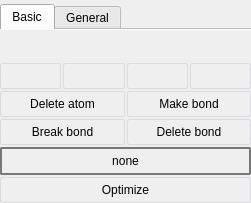
<?xml version="1.0" encoding="UTF-8"?>
<ui version="4.0">
 <class>BuildWorkPanel</class>
 <widget class="QWidget" name="BuildWorkPanel">
  <property name="geometry">
   <rect>
    <x>0</x>
    <y>0</y>
    <width>251</width>
    <height>203</height>
   </rect>
  </property>
  <property name="sizePolicy">
   <sizepolicy hsizetype="Preferred" vsizetype="Preferred">
    <horstretch>0</horstretch>
    <verstretch>0</verstretch>
   </sizepolicy>
  </property>
  <property name="windowTitle">
   <string>Build panel</string>
  </property>
  <property name="windowIcon">
   <iconset>
    <normaloff>:/images/StandardWP/build.png</normaloff>:/images/StandardWP/build.png</iconset>
  </property>
  <property name="whatsThis">
   <string/>
  </property>
  <property name="styleSheet">
   <string notr="true"> QPushButton {
     border: 1px solid #dadbde;
     background-color: qlineargradient(x1: 0, y1: 0, x2: 0, y2: 1,
                                       stop: 0 #dadbde, stop: 1 #f6f7fa);
     border-radius: 2px;
     min-width: 34px;
     min-height: 24px;
 }

 QPushButton:checked {
     border: 2px solid #777777;
 }</string>
  </property>
  <layout class="QGridLayout" name="gridLayout_2">
   <property name="leftMargin">
    <number>0</number>
   </property>
   <property name="topMargin">
    <number>4</number>
   </property>
   <property name="rightMargin">
    <number>0</number>
   </property>
   <property name="bottomMargin">
    <number>0</number>
   </property>
   <property name="spacing">
    <number>2</number>
   </property>
   <item row="1" column="0" colspan="2">
    <widget class="QFrame" name="frame">
     <property name="sizePolicy">
      <sizepolicy hsizetype="Preferred" vsizetype="Fixed">
       <horstretch>10</horstretch>
       <verstretch>0</verstretch>
      </sizepolicy>
     </property>
     <property name="frameShape">
      <enum>QFrame::NoFrame</enum>
     </property>
     <property name="frameShadow">
      <enum>QFrame::Raised</enum>
     </property>
     <layout class="QHBoxLayout">
      <property name="spacing">
       <number>2</number>
      </property>
      <property name="margin">
       <number>0</number>
      </property>
      <item>
       <widget class="QPushButton" name="order_1_0_PB">
        <property name="sizePolicy">
         <sizepolicy hsizetype="Minimum" vsizetype="Fixed">
          <horstretch>0</horstretch>
          <verstretch>0</verstretch>
         </sizepolicy>
        </property>
        <property name="focusPolicy">
         <enum>Qt::NoFocus</enum>
        </property>
        <property name="toolTip">
         <string comment="tooltipcomment">Single bond</string>
        </property>
        <property name="statusTip">
         <string comment="ststustipcomment"/>
        </property>
        <property name="whatsThis">
         <string comment="whatsthiscomment"/>
        </property>
        <property name="accessibleName">
         <string comment="ass name comment"/>
        </property>
        <property name="accessibleDescription">
         <string comment="assessible description comment"/>
        </property>
        <property name="text">
         <string/>
        </property>
        <property name="icon">
         <iconset>
          <normaloff>:/images/StandardWP/BuildWorkPanel/bond_1_0.png</normaloff>:/images/StandardWP/BuildWorkPanel/bond_1_0.png</iconset>
        </property>
        <property name="iconSize">
         <size>
          <width>37</width>
          <height>15</height>
         </size>
        </property>
        <property name="checkable">
         <bool>true</bool>
        </property>
        <property name="checked">
         <bool>false</bool>
        </property>
        <property name="autoExclusive">
         <bool>false</bool>
        </property>
        <property name="flat">
         <bool>true</bool>
        </property>
       </widget>
      </item>
      <item>
       <widget class="QPushButton" name="order_1_5_PB">
        <property name="sizePolicy">
         <sizepolicy hsizetype="Minimum" vsizetype="Fixed">
          <horstretch>0</horstretch>
          <verstretch>0</verstretch>
         </sizepolicy>
        </property>
        <property name="focusPolicy">
         <enum>Qt::NoFocus</enum>
        </property>
        <property name="text">
         <string/>
        </property>
        <property name="icon">
         <iconset>
          <normaloff>:/images/StandardWP/BuildWorkPanel/bond_1_5.png</normaloff>:/images/StandardWP/BuildWorkPanel/bond_1_5.png</iconset>
        </property>
        <property name="iconSize">
         <size>
          <width>37</width>
          <height>15</height>
         </size>
        </property>
        <property name="checkable">
         <bool>true</bool>
        </property>
        <property name="checked">
         <bool>false</bool>
        </property>
        <property name="autoExclusive">
         <bool>false</bool>
        </property>
        <property name="flat">
         <bool>true</bool>
        </property>
       </widget>
      </item>
      <item>
       <widget class="QPushButton" name="order_2_0_PB">
        <property name="sizePolicy">
         <sizepolicy hsizetype="Minimum" vsizetype="Fixed">
          <horstretch>0</horstretch>
          <verstretch>0</verstretch>
         </sizepolicy>
        </property>
        <property name="focusPolicy">
         <enum>Qt::NoFocus</enum>
        </property>
        <property name="toolTip">
         <string>Double bond</string>
        </property>
        <property name="text">
         <string/>
        </property>
        <property name="icon">
         <iconset>
          <normaloff>:/images/StandardWP/BuildWorkPanel/bond_2_0.png</normaloff>:/images/StandardWP/BuildWorkPanel/bond_2_0.png</iconset>
        </property>
        <property name="iconSize">
         <size>
          <width>37</width>
          <height>15</height>
         </size>
        </property>
        <property name="checkable">
         <bool>true</bool>
        </property>
        <property name="checked">
         <bool>false</bool>
        </property>
        <property name="autoExclusive">
         <bool>false</bool>
        </property>
        <property name="flat">
         <bool>true</bool>
        </property>
       </widget>
      </item>
      <item>
       <widget class="QPushButton" name="order_3_0_PB">
        <property name="sizePolicy">
         <sizepolicy hsizetype="Minimum" vsizetype="Minimum">
          <horstretch>0</horstretch>
          <verstretch>0</verstretch>
         </sizepolicy>
        </property>
        <property name="focusPolicy">
         <enum>Qt::NoFocus</enum>
        </property>
        <property name="toolTip">
         <string>Triple bond</string>
        </property>
        <property name="text">
         <string/>
        </property>
        <property name="icon">
         <iconset>
          <normaloff>:/images/StandardWP/BuildWorkPanel/bond_3_0.png</normaloff>:/images/StandardWP/BuildWorkPanel/bond_3_0.png</iconset>
        </property>
        <property name="iconSize">
         <size>
          <width>37</width>
          <height>15</height>
         </size>
        </property>
        <property name="checkable">
         <bool>true</bool>
        </property>
        <property name="checked">
         <bool>false</bool>
        </property>
        <property name="autoExclusive">
         <bool>false</bool>
        </property>
        <property name="flat">
         <bool>true</bool>
        </property>
       </widget>
      </item>
     </layout>
    </widget>
   </item>
   <item row="2" column="0">
    <widget class="QPushButton" name="deleteAtomPB">
     <property name="focusPolicy">
      <enum>Qt::NoFocus</enum>
     </property>
     <property name="text">
      <string>Delete atom</string>
     </property>
     <property name="checkable">
      <bool>true</bool>
     </property>
     <property name="flat">
      <bool>false</bool>
     </property>
    </widget>
   </item>
   <item row="2" column="1">
    <widget class="QPushButton" name="makeBondPB">
     <property name="focusPolicy">
      <enum>Qt::NoFocus</enum>
     </property>
     <property name="text">
      <string>Make bond</string>
     </property>
     <property name="checkable">
      <bool>true</bool>
     </property>
     <property name="flat">
      <bool>false</bool>
     </property>
    </widget>
   </item>
   <item row="3" column="0">
    <widget class="QPushButton" name="breakBondPB">
     <property name="focusPolicy">
      <enum>Qt::NoFocus</enum>
     </property>
     <property name="text">
      <string>Break bond</string>
     </property>
     <property name="checkable">
      <bool>true</bool>
     </property>
     <property name="flat">
      <bool>false</bool>
     </property>
    </widget>
   </item>
   <item row="3" column="1">
    <widget class="QPushButton" name="deleteBondPB">
     <property name="focusPolicy">
      <enum>Qt::NoFocus</enum>
     </property>
     <property name="text">
      <string>Delete bond</string>
     </property>
     <property name="checkable">
      <bool>true</bool>
     </property>
     <property name="flat">
      <bool>false</bool>
     </property>
    </widget>
   </item>
   <item row="4" column="0" colspan="2">
    <widget class="QPushButton" name="nonePB">
     <property name="text">
      <string>none</string>
     </property>
     <property name="checkable">
      <bool>true</bool>
     </property>
     <property name="checked">
      <bool>true</bool>
     </property>
    </widget>
   </item>
   <item row="5" column="0" colspan="2">
    <widget class="QPushButton" name="optimizePB">
     <property name="focusPolicy">
      <enum>Qt::NoFocus</enum>
     </property>
     <property name="styleSheet">
      <string notr="true"> QPushButton:pressed {
     background-color: qlineargradient(x1: 0, y1: 0, x2: 0, y2: 1,
                                       stop: 0 #f6f7fa, stop: 1 #dadbde);
 }</string>
     </property>
     <property name="text">
      <string>Optimize</string>
     </property>
    </widget>
   </item>
   <item row="0" column="0" colspan="2">
    <widget class="QTabWidget" name="tabWidget">
     <property name="sizePolicy">
      <sizepolicy hsizetype="Expanding" vsizetype="Minimum">
       <horstretch>0</horstretch>
       <verstretch>0</verstretch>
      </sizepolicy>
     </property>
     <property name="tabShape">
      <enum>QTabWidget::Rounded</enum>
     </property>
     <property name="currentIndex">
      <number>0</number>
     </property>
     <property name="iconSize">
      <size>
       <width>48</width>
       <height>48</height>
      </size>
     </property>
     <property name="elideMode">
      <enum>Qt::ElideNone</enum>
     </property>
     <property name="documentMode">
      <bool>true</bool>
     </property>
     <widget class="QWidget" name="basicTab">
      <property name="styleSheet">
       <string notr="true"/>
      </property>
      <attribute name="title">
       <string>Basic</string>
      </attribute>
      <layout class="QGridLayout">
       <property name="leftMargin">
        <number>2</number>
       </property>
       <property name="topMargin">
        <number>4</number>
       </property>
       <property name="rightMargin">
        <number>2</number>
       </property>
       <property name="bottomMargin">
        <number>4</number>
       </property>
       <property name="spacing">
        <number>2</number>
       </property>
      </layout>
     </widget>
     <widget class="QWidget" name="generalTab">
      <attribute name="title">
       <string>General</string>
      </attribute>
      <layout class="QGridLayout" name="gridLayout_1">
       <property name="margin">
        <number>0</number>
       </property>
       <property name="spacing">
        <number>0</number>
       </property>
       <item row="1" column="0">
        <spacer name="verticalSpacer_2">
         <property name="orientation">
          <enum>Qt::Vertical</enum>
         </property>
         <property name="sizeHint" stdset="0">
          <size>
           <width>20</width>
           <height>0</height>
          </size>
         </property>
        </spacer>
       </item>
       <item row="0" column="0">
        <widget class="QPushButton" name="periodicTablePB">
         <property name="font">
          <font>
           <weight>50</weight>
           <bold>false</bold>
           <underline>false</underline>
           <stylestrategy>PreferDefault</stylestrategy>
          </font>
         </property>
         <property name="focusPolicy">
          <enum>Qt::NoFocus</enum>
         </property>
         <property name="styleSheet">
          <string notr="true"> QPushButton:pressed {
     background-color: qlineargradient(x1: 0, y1: 0, x2: 0, y2: 1,
                                       stop: 0 #f6f7fa, stop: 1 #dadbde);
 }</string>
         </property>
         <property name="text">
          <string>X:</string>
         </property>
        </widget>
       </item>
       <item row="0" column="1">
        <widget class="QPushButton" name="changeZPB">
         <property name="focusPolicy">
          <enum>Qt::NoFocus</enum>
         </property>
         <property name="text">
          <string>A -&gt; X</string>
         </property>
         <property name="checkable">
          <bool>true</bool>
         </property>
        </widget>
       </item>
      </layout>
     </widget>
    </widget>
   </item>
  </layout>
 </widget>
 <resources/>
 <connections/>
</ui>
